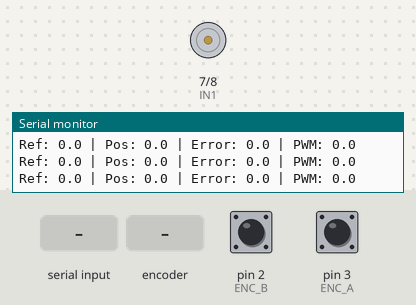
Simulated run of this sketch. Board: Arduino Uno, built with avr-gcc and run on an emulated ATmega328P. On the bench: motor-driver pin pairs drawn as motors (green arrow = first pin HIGH = forward, orange = second pin HIGH = backward, longer = more drive, scaled by the enable pin), the last lines printed to the serial monitor. The test bench sets the inputs (shaded band); at power-on: pin 2 (ENC_B) HIGH, pin 3 (ENC_A) HIGH.

Above: at 1.2 s.
1.3 s: "90,45\n" received over Serial
At 2.4 s:
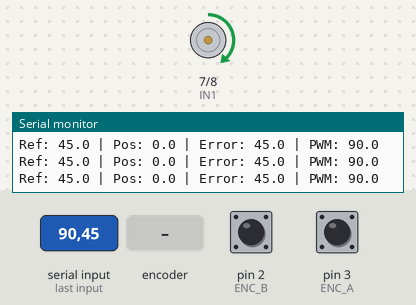
2.9 s: "30,150\n" received over Serial
At 4.1 s:
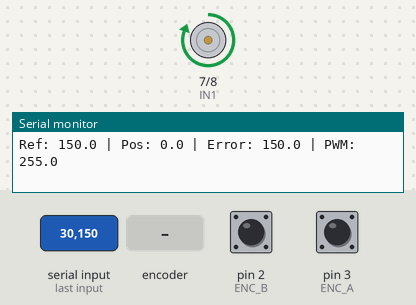
4.5 s: "5\n" received over Serial
At 4.9 s:
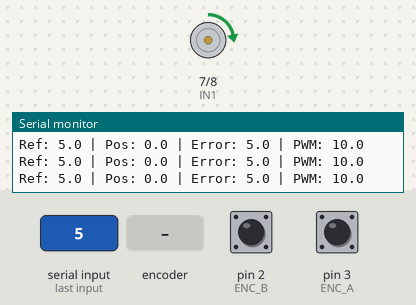
6.1 s: "90\n" received over Serial
At 6.7 s:
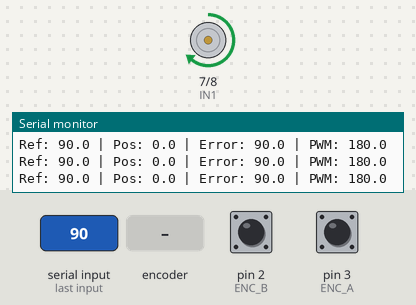
7.6 s: rotary encoder on pin 3 (ENC_A) / pin 2 (ENC_B) turned 2 steps (second pin leading)
At 7.81 s:
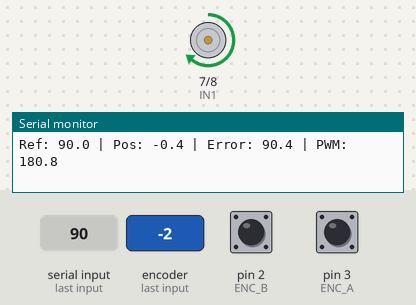
11.0 s: rotary encoder on pin 3 (ENC_A) / pin 2 (ENC_B) turned 3 steps (first pin leading)
At 11.19 s:
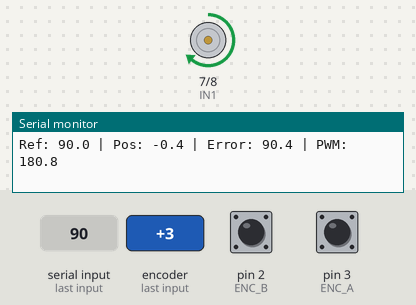
Timing chart, 0 to 14.0 s (numbered marks = the images above; inputs shaded):
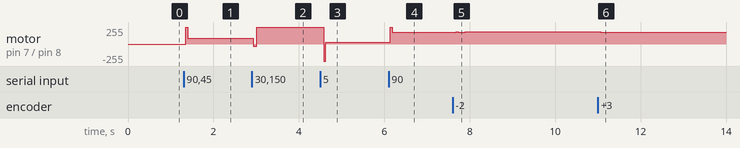

The sketch:

pid_pos_3.2.ino
```cpp
// ======================================================
// ACTIVIDAD 3.2
// CONTROL PID DE POSICION
// Arduino UNO + L298N + Encoder
// ======================================================


// ---------------- MOTOR ----------------
#define IN1 7
#define IN2 8
#define ENA 9


// ---------------- ENCODER ----------------
#define ENC_A 3
#define ENC_B 2


// ---------------- ENCODER ----------------
// Valor experimental obtenido anteriormente
const float CUENTAS_POR_REV = 925.0;


// ---------------- TIEMPO DE MUESTREO ----------------
const float dt = 0.05;       // 50 ms
const unsigned long Ts = 50;


// ---------------- ENCODER ----------------
volatile long contadorEncoder = 0;


// ---------------- POSICION ----------------
float posicion = 0.0;       // grados
float referencia = 0.0;     // grados


// ---------------- PID ----------------
float Kp = 2.0;
float Ki = 0.0;
float Kd = 0.3;

float error = 0.0;
float errorAnterior = 0.0;

float integral = 0.0;
float derivativo = 0.0;

float control = 0.0;


// ---------------- TIEMPO ----------------
unsigned long tiempoAnterior = 0;


// ======================================================
// SETUP
// ======================================================

void setup() {

  Serial.begin(9600);

  // Encoder
  pinMode(ENC_A, INPUT_PULLUP);
  pinMode(ENC_B, INPUT);

  attachInterrupt(
    digitalPinToInterrupt(ENC_A),
    contarEncoder,
    RISING
  );

  // Motor
  pinMode(IN1, OUTPUT);
  pinMode(IN2, OUTPUT);
  pinMode(ENA, OUTPUT);

  digitalWrite(IN1, LOW);
  digitalWrite(IN2, LOW);
  analogWrite(ENA, 0);

  Serial.println("PID DE POSICION");
  Serial.println("Ingrese posicion deseada en grados:");
}


// ======================================================
// LOOP
// ======================================================

void loop() {

  // --------------------------------------------
  // LEER REFERENCIA
  // --------------------------------------------

  if (Serial.available() > 0) {

    referencia = Serial.parseFloat();

    while (Serial.available() > 0) {
      Serial.read();
    }

    // Reiniciar integral al cambiar referencia
    integral = 0;

    Serial.print("Nueva referencia: ");
    Serial.print(referencia);
    Serial.println(" grados");
  }


  // --------------------------------------------
  // PID CADA 50 ms
  // --------------------------------------------

  unsigned long tiempoActual = millis();

  if (tiempoActual - tiempoAnterior >= Ts) {

    tiempoAnterior = tiempoActual;


    // ==========================================
    // 1. LEER ENCODER
    // ==========================================

    noInterrupts();

    long cuentas = contadorEncoder;

    interrupts();


    // ==========================================
    // 2. CALCULAR POSICION
    // ==========================================

    posicion =
      cuentas * 360.0 / CUENTAS_POR_REV;


    // ==========================================
    // 3. ERROR
    // ==========================================

    error =
      referencia - posicion;


    // ==========================================
    // 4. INTEGRAL
    // ==========================================

    integral =
      integral + error * dt;

    integral =
      constrain(integral, -100.0, 100.0);


    // ==========================================
    // 5. DERIVATIVA
    // ==========================================

    derivativo =
      (error - errorAnterior) / dt;


    // ==========================================
    // 6. PID
    // ==========================================

    control =
      Kp * error +
      Ki * integral +
      Kd * derivativo;


    control =
      constrain(control, -255.0, 255.0);


    // ==========================================
    // 7. CONTROL DEL MOTOR
    // ==========================================

    // Tolerancia para evitar oscilacion
    if (abs(error) < 1.0) {

      analogWrite(ENA, 0);

      digitalWrite(IN1, LOW);
      digitalWrite(IN2, LOW);

      control = 0;
    }

    else if (control > 0) {

      digitalWrite(IN1, HIGH);
      digitalWrite(IN2, LOW);

      analogWrite(
        ENA,
        (int)control
      );
    }

    else {

      digitalWrite(IN1, LOW);
      digitalWrite(IN2, HIGH);

      analogWrite(
        ENA,
        (int)(-control)
      );
    }


    // ==========================================
    // 8. GUARDAR ERROR
    // ==========================================

    errorAnterior = error;


    // ==========================================
    // 9. MOSTRAR DATOS
    // ==========================================

    Serial.print("Ref: ");
    Serial.print(referencia, 1);

    Serial.print(" | Pos: ");
    Serial.print(posicion, 1);

    Serial.print(" | Error: ");
    Serial.print(error, 1);

    Serial.print(" | PWM: ");
    Serial.println(control, 1);
  }
}


// ======================================================
// INTERRUPCION DEL ENCODER
// ======================================================

void contarEncoder() {

  int estadoB = digitalRead(ENC_B);

  if (estadoB == LOW) {

    contadorEncoder++;
  }

  else {

    contadorEncoder--;
  }
}
```

Measured:
- after the input at 1.3 s, motor on pin 7 (IN1) / pin 8 (IN2): stopped → forward 90/255 after 0.05 s
- after the input at 2.9 s, motor on pin 7 (IN1) / pin 8 (IN2): forward 90/255 → backward 30/255 at once, → forward 255/255 0.09 s later
- after the input at 4.5 s, motor on pin 7 (IN1) / pin 8 (IN2): forward 255/255 → forward 30/255 after 0.08 s
- after the input at 6.1 s, motor on pin 7 (IN1) / pin 8 (IN2): forward 30/255 → forward 180/255 at once
- after the input at 7.6 s, motor on pin 7 (IN1) / pin 8 (IN2): forward 180/255 → forward 181/255 after 0.29 s
- after the input at 11.0 s, motor on pin 7 (IN1) / pin 8 (IN2): forward 181/255 → forward 180/255 after 0.06 s, → forward 179/255 0.41 s later
